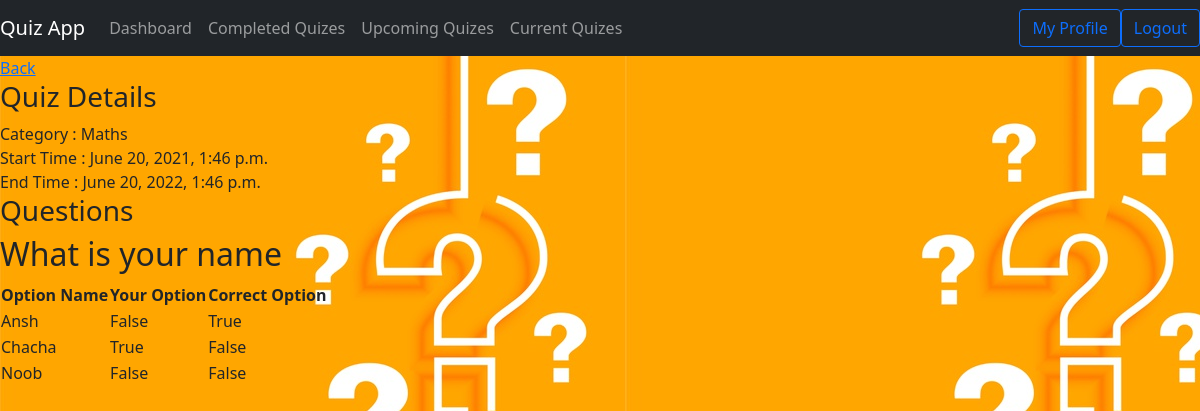
The page /evalquiz/3 (signed in) on the database its author committed.
### BaseApp/models.py (models this page shows)
class CompletedQuiz(models.Model):
    category = models.CharField(max_length=40,editable=False)
    start_time = models.DateTimeField(null=False,editable=False)
    end_time = models.DateTimeField(null = False,editable=False)
    session = models.BooleanField(default= False,editable=False)
    completed = models.BooleanField(default=False,editable=False)

class CompletedQuestion(models.Model):
    quiz = models.ForeignKey(CompletedQuiz,on_delete= models.CASCADE,editable=False)
    title = models.TextField(editable = False)
    choices = (('MCQ','MCQ'),('Subjective','Subjective'))
    type = models.CharField(max_length=20, choices = choices,editable=False)
    total = models.IntegerField(editable=False)
    current_no = models.IntegerField(default=None,editable=False)

class CompletedChoiceMCQ(models.Model):
    question = models.ForeignKey(CompletedQuestion,on_delete= models.CASCADE,editable=False)
    title = models.CharField(max_length=100,editable=False)
    select = models.BooleanField(default=False,editable=False)
    correct = models.BooleanField(default=False,editable=False)

### BaseApp/views.py (the view)
# urls.py: path('evalquiz/<int:id>',views.EvaluatedQuizView,name = 'evalquiz'),
def EvaluatedQuizView(request,id):
    if not request.user.is_authenticated:
        return HttpResponseRedirect('/home')
    quiz = CompletedQuiz.objects.get(id = id)
    questions = CompletedQuestion.objects.filter(quiz = quiz)
    data_question = []
    for question in questions:
        ques_dic = question.__dict__
        choices = list(CompletedChoiceMCQ.objects.filter(question = question))
        choices = [j.__dict__ for j in choices]
        ques_dic['choices'] = choices
        data_question.append(ques_dic)
    data = quiz.__dict__
    data['questions'] = data_question
    return render(request,"BaseApp/evalquiz.html",{'data':data})

### BaseApp/templates/BaseApp/evalquiz.html
{% extends 'BaseApp/base_after.html' %} {% block content %}
<a href="{% url 'dashboard' %}"> Back </a>
<h3>Quiz Details</h3>
Category : {{data.category}} <br />
Start Time : {{data.start_time}} <br />
End Time : {{data.end_time}} <br />
<h3>Questions</h3>
{% for question in data.questions %}
<h2>{{question.title}}</h2>
<table>
  <tr>
    <th>Option Name</th>
    <th>Your Option</th>
    <th>Correct Option</th>
  </tr>
  {% for choice in question.choices %}
  <tr>
    <td>{{choice.title}}</td>
    <td>{{choice.select}}</td>
    <td>{{choice.correct}}</td>
  </tr>
  {% endfor %}
</table>
{% endfor %} {% endblock content %}

### rows shown on the page
CompletedQuiz: category "Maths"
CompletedQuestion: title "What is your name"
CompletedChoiceMCQ: title "Ansh", select "False", correct "True"
CompletedChoiceMCQ: title "Chacha", select "True", correct "False"
CompletedChoiceMCQ: title "Noob", select "False", correct "False"

### other values the page prints
{{ data.start_time }} "June 20, 2021, 1:46 p.m."
{{ data.end_time }} "June 20, 2022, 1:46 p.m."
